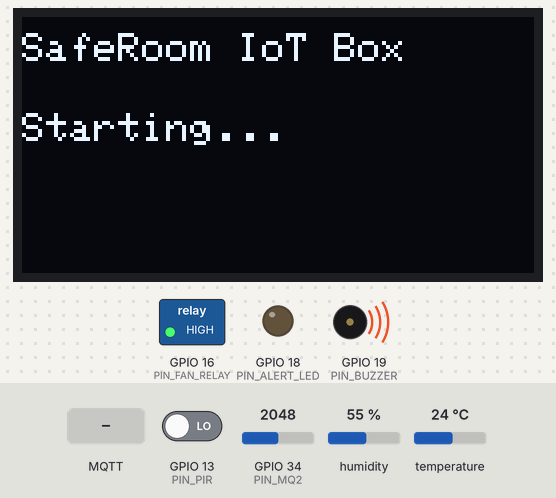
A program run on a simulated ESP32. On the bench: 128×64 one-colour display, switched loads named in the program (green lamp = pin HIGH), output pins drawn as LEDs (lit = HIGH), buzzer (waves = sounding, pin HIGH). Inputs (shaded band) come from the test bench; at power-on: GPIO 13 (PIN_PIR) LOW, GPIO 34 (PIN_MQ2) = 2048, humidity 55 %, temperature 24 °C (analog values on the 0–4095 scale). WiFi joins after 1.5 s; servers stay silent unless stated; the local clock reads 2024-03-15 10:24:30 at power-on unless the program sets it; no MQTT or app messages arrive unless stated; what the program prints to the serial monitor is not drawn.

Above: at 0.1 s.
At 2.7 s:
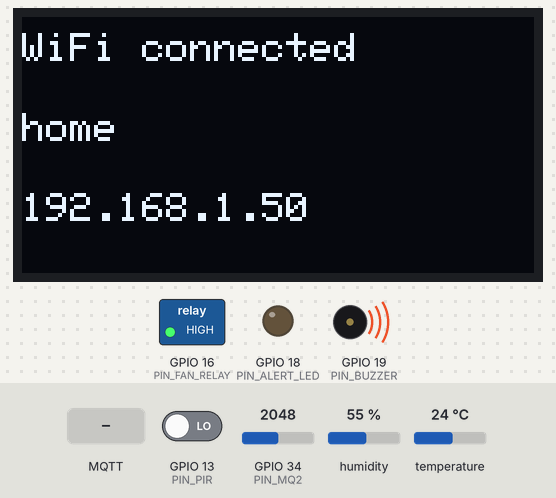
2.8 s: GPIO 13 (PIN_PIR) driven HIGH
7.5 s: MQTT message "fan" arrives on the first subscribed topic
9.0 s: MQTT message "1" arrives on the first subscribed topic
10.5 s: MQTT message "fan" arrives on the second subscribed topic
Timing chart, 0 to 13.0 s (numbered marks = the images above; inputs shaded):
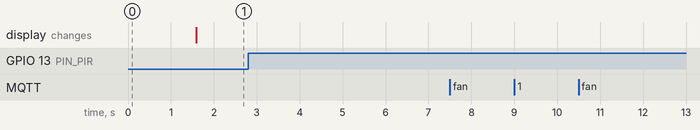

The program:

main.cpp
```cpp
#include <Arduino.h>
#include <cstring>
#include <time.h>

#include "secrets.h"
#include "actuators/actuators.h"
#include "config.h"
#include "device_state.h"
#include "display/oled.h"
#include "features/gas_safety.h"
#include "features/telemetry.h"
#include "network/mqtt_service.h"
#include "network/wifi_setup.h"
#include "sensors/dht22_sensor.h"
#include "sensors/mq2_sensor.h"
#include "sensors/pir_sensor.h"

// ---------------------------------------------------------------------------
// Shared hardware and network modules used for the device lifetime.
// Pins come from config.h so modules do not hard-code the wiring.
// ---------------------------------------------------------------------------
Dht22Sensor dht22(PIN_DHT22);
Mq2Sensor mq2(PIN_MQ2);
PirSensor pir(PIN_PIR);
Actuators actuators(PIN_FAN_RELAY, PIN_ALERT_LED, PIN_BUZZER,
                    FAN_RELAY_ACTIVE_LOW, BUZZER_ACTIVE_LOW);
OledDisplay oled;
WifiSetup wifi;
MqttService mqtt;
GasSafety gasSafety(mq2, actuators, oled);
Telemetry telemetry(mqtt, DEVICE_ID);
DeviceState deviceState;

// ---------------------------------------------------------------------------
// Main-loop state uses millis() instead of long blocking delays.
// alertPending retains a gas event until MQTT accepts it.
// ---------------------------------------------------------------------------
uint32_t lastTelemetryMs = 0;
uint32_t lastAlertAttemptMs = 0;
uint16_t pendingAlertRaw = 0;
bool alertPending = false;
bool ntpStarted = false;
bool timeReady = false;
uint32_t lastNtpStatusLogMs = 0;
bool gasAlarmObserved = false;
bool previousGasAlarm = false;

/**
 * Starts SNTP after WiFi association and waits for a certificate-safe epoch.
 * Merely calling configTime() is not enough because synchronization is async.
 */
void updateNetworkTime(uint32_t nowMs) {
    if (!wifi.connected()) {
        ntpStarted = false;
        timeReady = false;
        return;
    }

    if (!ntpStarted) {
        configTime(0, 0, "pool.ntp.org", "time.google.com",
                   "time.cloudflare.com");
        ntpStarted = true;
        lastNtpStatusLogMs = nowMs;
        SAFEBOX_LOG_LN("[Time] NTP sync requested; MQTTS paused");
    }

    const time_t currentTime = time(nullptr);
    if (!timeReady
        && currentTime >= static_cast<time_t>(NTP_MIN_VALID_UNIX_TIME)) {
        timeReady = true;
        SAFEBOX_LOGF("[Time] NTP synchronized, epoch=%lld\n",
                     static_cast<long long>(currentTime));
    } else if (!timeReady
               && nowMs - lastNtpStatusLogMs >= NTP_STATUS_LOG_INTERVAL_MS) {
        lastNtpStatusLogMs = nowMs;
        SAFEBOX_LOG_LN("[Time] Waiting for valid NTP time; MQTTS paused");
    }
}

/**
 * Selects OLED content for the current network state.
 * OledDisplay ignores this screen while a gas warning has priority.
 */
void showNetworkStatus() {
    if (wifi.connected()) {
        oled.showStatus("WiFi connected", wifi.ssid(), wifi.ipAddress());
    } else if (wifi.portalActive()) {
        oled.showStatus("Safebox-AP", "PW: 12345678", "192.168.4.1");
    } else {
        oled.showStatus("WiFi offline", "Waiting...", "");
    }
}

/**
 * Applies a command already parsed by MqttService.
 * Only the fan is remotely controllable; the buzzer and alert LED are driven
 * exclusively by the local edge gas alarm. Unknown actuators are ignored.
 * Study map (CB-03): network callback -> actuator allow-list -> Actuators::setFan().
 */
void handleControl(const char* actuator, bool state) {
    // strcmp returns zero only for the one remotely allowed actuator name.
    if (strcmp(actuator, "fan") == 0) {
        // Pass the desired final state to the thread-safe hardware abstraction.
        actuators.setFan(state);
    } else {
        // Never route remote commands to buzzer/LED; GasSafety owns those outputs.
        SAFEBOX_LOGF("[Control] Unknown actuator: %s\n", actuator);
        return;
    }

    // This log proves firmware handled the command, but still is not fan RPM feedback.
    SAFEBOX_LOGF("[Control] %s=%s\n", actuator, state ? "ON" : "OFF");
}

/**
 * Applies a runtime gas threshold config received over MQTT. The edge safety
 * decision stays local; raising the alarm threshold lets the existing auto-clear
 * logic turn the buzzer/LED/OLED off once the gas drops below the new value.
 */
void handleGasConfig(uint16_t alarmThreshold, uint16_t clearThreshold) {
    gasSafety.updateThresholds(alarmThreshold, clearThreshold);
}

/**
 * Reads sensors and publishes a complete snapshot every two seconds.
 * Invalid DHT22 data is not published as fake zero values.
 */
void readSensorsAndPublish(uint32_t nowMs) {
    if (nowMs - lastTelemetryMs < SENSOR_TELEMETRY_INTERVAL_MS) return;
    lastTelemetryMs = nowMs;

    float temperature = NAN;
    float humidity = NAN;
    deviceState.sensors.dhtValid = dht22.read(temperature, humidity);
    if (deviceState.sensors.dhtValid) {
        deviceState.sensors.temperature = temperature;
        deviceState.sensors.humidity = humidity;
    }

    deviceState.sensors.gasRaw = gasSafety.gasRaw();
    deviceState.sensors.gasAlarmThreshold = gasSafety.alarmThreshold();
    deviceState.sensors.gasValid = gasSafety.stabilized();
    deviceState.sensors.motionDetected = pir.motionDetected();
    deviceState.actuators = actuators.snapshot();

    const bool published = telemetry.publish(deviceState);
    SAFEBOX_LOGF(
        "[Telemetry] temp=%.1f humidity=%.1f gasRaw=%u threshold=%u motion=%s buzzer=%s gasAlarm=%s mqtt=%s publish=%s\n",
        deviceState.sensors.temperature,
        deviceState.sensors.humidity,
        deviceState.sensors.gasRaw,
        deviceState.sensors.gasAlarmThreshold,
        deviceState.sensors.motionDetected ? "ON" : "OFF",
        deviceState.actuators.buzzerActive ? "ON" : "OFF",
        deviceState.actuators.gasAlarmActive ? "ON" : "OFF",
        mqtt.connected() ? "connected" : "offline",
        published ? "ok" : "failed");
}

/**
 * Takes gas events from the safety task and retries MQTT delivery.
 * MQTT failure cannot disable the already active local outputs.
 */
void publishPendingGasAlert(uint32_t nowMs) {
    uint16_t newAlertRaw = 0;
    if (gasSafety.takeNewAlert(newAlertRaw)) {
        pendingAlertRaw = newAlertRaw;
        alertPending = true;
    }

    if (!alertPending) return;
    if (lastAlertAttemptMs
        && nowMs - lastAlertAttemptMs < EDGE_ALERT_RETRY_MS) return;

    lastAlertAttemptMs = nowMs;
    if (telemetry.publishGasAlert(pendingAlertRaw, gasSafety.alarmThreshold())) {
        alertPending = false;
        SAFEBOX_LOG_LN("[Safety] Gas alert published");
    }
}

/**
 * Initializes safe outputs, sensors, local safety, WiFi, and MQTT.
 * Local safety starts before potentially slow network operations.
 */
void setup() {
    Serial.begin(115200);

    // Outputs are initialized first so the active-low relay and buzzer are OFF.
    actuators.begin();
    dht22.begin();
    mq2.begin();
    pir.begin();
    oled.begin(PIN_OLED_SDA, PIN_OLED_SCL, OLED_ADDRESS);

    // Local safety starts before any potentially slow WiFi/TLS operation.
    gasSafety.begin();

    wifi.begin(WIFI_AP_NAME, WIFI_AP_PASSWORD,
               WIFI_CONNECT_TIMEOUT_SECONDS);
    showNetworkStatus();

    mqtt.begin(DEVICE_ID, MQTT_BROKER_HOST, MQTT_BROKER_PORT,
               MQTT_USERNAME, MQTT_PASSWORD, MQTT_CA_CERT,
               handleControl, handleGasConfig);
}

/**
 * Updates OLED state, WiFi, MQTT, alerts, and telemetry.
 * GasSafety is the only module that reads the MQ2 ADC.
 */
void loop() {
    const uint32_t now = millis();

    const bool currentGasAlarm = gasSafety.alarmActive();
    if (!gasAlarmObserved || currentGasAlarm != previousGasAlarm) {
        gasAlarmObserved = true;
        previousGasAlarm = currentGasAlarm;
        if (!currentGasAlarm) showNetworkStatus();
    }

    wifi.update();
    if (wifi.takeConnectionChanged()) {
        showNetworkStatus();
    }

    updateNetworkTime(now);
    mqtt.update(wifi.connected() && timeReady);
    publishPendingGasAlert(now);
    readSensorsAndPublish(now);

    delay(2);
}
```

secrets.example.h
```cpp
/*
|--------------------------------------------------------------------------
| SafeRoom IoT Box - Firmware Secrets Template
|--------------------------------------------------------------------------
| Copy this file to `firmware/include/secrets.h` and fill in your values.
| `secrets.h` is ignored by git - never commit real credentials.
|
|   1. Router credentials are provisioned at runtime via the WiFiManager
|      captive portal (`Safebox-AP`, password `12345678`) and persisted to
|      NVS. The setup password lives in `src/config/settings.h`; it is not the
|      password of the router that the ESP32 will join.
|   2. MQTT connection uses MQTTS (TLS, port 8883) with username/password
|      auth and a CA certificate for broker verification.
|   3. DEVICE_ID must match the backend `.env` DEVICE_ID so the backend
|      and dashboard associate this device's telemetry correctly.
*/

#pragma once

// Unique device identifier (must match backend DEVICE_ID, e.g. safebox-01)
#define DEVICE_ID "safebox-01"

// EMQX Cloud Serverless broker (MQTTS over TLS, port 8883)
#define MQTT_BROKER_HOST "your-emqx-host.example.com"
#define MQTT_BROKER_PORT 8883

// EMQX basic authentication credentials
#define MQTT_USERNAME "replace-me"
#define MQTT_PASSWORD "replace-me"

// ---------------------------------------------------------------------------
// TLS CA certificate (PEM) for the EMQX broker.
// Obtain from the EMQX Cloud console -> Deployment -> TLS/SSL -> CA certificate.
// Keep the triple-quoted raw string intact, including BEGIN/END lines.
// ---------------------------------------------------------------------------
#define MQTT_CA_CERT \
    "-----BEGIN CERTIFICATE-----\n" \
    "REPLACE_WITH_YOUR_BROKER_CA_CERTIFICATE_PEM\n" \
    "-----END CERTIFICATE-----\n"

// Router SSID/password are intentionally absent: the captive portal writes
// them to ESP32 NVS and can replace them later without reflashing or rebooting.
```

actuators.cpp
```cpp
#include "actuators.h"

#include "../config.h"

// Stores output pins and module polarity settings.
Actuators::Actuators(uint8_t fanPin, uint8_t alertLedPin,
                     uint8_t buzzerPin, bool fanActiveLow, bool buzzerActiveLow)
    : _fanPin(fanPin),
      _alertLedPin(alertLedPin),
      _buzzerPin(buzzerPin),
      _fanActiveLow(fanActiveLow),
      _buzzerActiveLow(buzzerActiveLow) {}

// Configures all output pins and applies safe startup states.
void Actuators::begin() {
    // Preload safe levels before enabling output mode to avoid a LOW startup
    // pulse on the active-low relay and buzzer.
    writeOutput(_fanPin, false, _fanActiveLow);
    writeOutput(_alertLedPin, false, false);
    writeOutput(_buzzerPin, false, _buzzerActiveLow);

    pinMode(_fanPin, OUTPUT);
    pinMode(_alertLedPin, OUTPUT);
    pinMode(_buzzerPin, OUTPUT);

    // Apply safe OFF levels immediately. This prevents active-low modules from
    // turning on merely because the ESP32 has just booted.
    portENTER_CRITICAL(&_mux);
    applyLocked();
    portEXIT_CRITICAL(&_mux);
}

// Study map (CB-03): logical fan state is protected by the same spinlock used by
// the safety task, then applyLocked() maps it to the configured relay polarity.
// Applies the website fan command to the relay.
void Actuators::setFan(bool on) {
    // GasSafety runs in another FreeRTOS task, so protect the shared snapshot/output state.
    portENTER_CRITICAL(&_mux);
    // Store logical intent; do not expose active-low electrical details to callers.
    _fanOn = on;
    // Re-apply all outputs consistently while the lock is held.
    applyLocked();
    portEXIT_CRITICAL(&_mux);
}

// Enables or clears the local buzzer and red LED override.
void Actuators::setGasAlarm(bool active) {
    portENTER_CRITICAL(&_mux);
    _gasAlarm = active;
    applyLocked();
    portEXIT_CRITICAL(&_mux);
}

// Returns final output states after remote and safety requests are combined.
ActuatorState Actuators::snapshot() const {
    ActuatorState state;
    portENTER_CRITICAL(&_mux);
    state.fanOn = _fanOn;
    state.buzzerActive = _gasAlarm;
    state.alertLedActive = _gasAlarm;
    state.gasAlarmActive = _gasAlarm;
    portEXIT_CRITICAL(&_mux);
    return state;
}

// Maps logical ON/OFF to active-high or active-low GPIO levels.
void Actuators::writeOutput(uint8_t pin, bool on, bool activeLow) {
    // active-low ON -> LOW, active-low OFF -> HIGH; active-high does the opposite.
    digitalWrite(pin, (on != activeLow) ? HIGH : LOW);
}

// Writes all stored states while the caller holds the spinlock.
void Actuators::applyLocked() {
    writeOutput(_fanPin, _fanOn, _fanActiveLow);
    writeOutput(_buzzerPin, _gasAlarm, _buzzerActiveLow);
    writeOutput(_alertLedPin, _gasAlarm, false);
}
```

actuators.h
```cpp
#pragma once

#include <Arduino.h>

#include "../device_state.h"

/**
 * Controls the fan relay, alert LED, and buzzer GPIOs.
 * The buzzer and alert LED follow only the local gas safety alarm.
 */
class Actuators {
public:
    /** Stores GPIO pins and active-low settings from config.h. */
    Actuators(uint8_t fanPin, uint8_t alertLedPin,
              uint8_t buzzerPin, bool fanActiveLow, bool buzzerActiveLow);

    /** Configures output pins and immediately applies safe OFF states. */
    void begin();

    /** Applies a remote fan command with the correct relay polarity. */
    void setFan(bool on);

    /** Enables or clears the local gas alarm override. */
    void setGasAlarm(bool active);

    /** Returns the final physical output states for telemetry. */
    ActuatorState snapshot() const;

private:
    /** Converts logical ON/OFF into the correct GPIO level. */
    static void writeOutput(uint8_t pin, bool on, bool activeLow);

    /** Writes stored states to GPIO; the caller must hold the spinlock. */
    void applyLocked();

    uint8_t _fanPin;
    uint8_t _alertLedPin;
    uint8_t _buzzerPin;
    bool _fanActiveLow;
    bool _buzzerActiveLow;

    mutable portMUX_TYPE _mux = portMUX_INITIALIZER_UNLOCKED; // Protects loop/task access.
    bool _fanOn = false;                // Remote fan request.
    bool _gasAlarm = false;             // Local safety override.
};
```

device_state.h
```cpp
#pragma once

#include <Arduino.h>
#include <math.h>

/** Stores one snapshot of all sensor values. */
struct SensorState {
    float temperature = NAN;       // DHT22 temperature in degrees Celsius.
    float humidity = NAN;          // DHT22 relative humidity percentage.
    uint16_t gasRaw = 0;           // Raw MQ2 ADC value from 0 to 4095.
    uint16_t gasAlarmThreshold = 0; // Live edge alarm threshold currently in force.
    bool gasValid = false;         // True after the first MQ2 sample.
    bool motionDetected = false;   // Current PIR HIGH/LOW state.
    bool dhtValid = false;         // True when both DHT22 values are valid.
};

/** Stores the physical states applied to output devices. */
struct ActuatorState {
    bool fanOn = false;             // Current fan relay state.
    bool buzzerActive = false;      // Current physical buzzer state.
    bool alertLedActive = false;    // Current physical red LED state.
    bool gasAlarmActive = false;    // True while the local MQ2 safety override is active.
};

/** Combines sensor and actuator data for one telemetry message. */
struct DeviceState {
    SensorState sensors;
    ActuatorState actuators;
};
```

oled.cpp
```cpp
#include "oled.h"

#include <Wire.h>

// Creates a 128x64 I2C display driver without a reset pin.
OledDisplay::OledDisplay() : _display(128, 64, &Wire, -1) {}

// Creates the mutex and initializes I2C and the OLED.
bool OledDisplay::begin(uint8_t sdaPin, uint8_t sclPin, uint8_t address) {
    _mutex = xSemaphoreCreateMutex();
    Wire.begin(sdaPin, sclPin);
    _ready = _mutex && _display.begin(SSD1306_SWITCHCAPVCC, address);
    if (_ready) showStatus("SafeRoom IoT Box", "Starting...");
    return _ready;
}

// Draws normal status only when no gas warning has priority.
void OledDisplay::showStatus(const String& line1, const String& line2,
                             const String& line3) {
    if (!lock()) return;
    if (!_gasWarning) drawLines(line1, line2, line3);
    unlock();
}

// Gives gas warning priority and displays its ADC value and limit.
void OledDisplay::showGasWarning(uint16_t gasRaw, uint16_t threshold) {
    if (!lock()) return;
    _gasWarning = true;
    drawLines("WARNING: GAS", "ADC: " + String(gasRaw),
              "Limit: " + String(threshold));
    unlock();
}

// Releases gas priority so main.cpp can restore network status.
void OledDisplay::clearGasWarning() {
    if (!lock()) return;
    _gasWarning = false;
    drawLines("Gas level normal", "Returning...", "");
    unlock();
}

// Waits up to 50 ms for safe OLED access.
bool OledDisplay::lock() {
    return _ready && _mutex && xSemaphoreTake(_mutex, pdMS_TO_TICKS(50)) == pdTRUE;
}

// Releases OLED access after drawing.
void OledDisplay::unlock() {
    xSemaphoreGive(_mutex);
}

// Clears and writes three text lines to the physical display.
void OledDisplay::drawLines(const String& line1, const String& line2,
                            const String& line3) {
    _display.clearDisplay();
    _display.setTextColor(SSD1306_WHITE);
    _display.setTextSize(1);
    _display.setCursor(0, 4);
    _display.println(line1);
    _display.setCursor(0, 24);
    _display.println(line2);
    _display.setCursor(0, 44);
    _display.println(line3);
    _display.display();
}
```

dht22_sensor.cpp
```cpp
#include "dht22_sensor.h"

// Creates a DHT22 driver on the selected GPIO.
Dht22Sensor::Dht22Sensor(uint8_t pin) : _dht(pin, DHT22) {}

// Starts the library without taking a measurement.
void Dht22Sensor::begin() {
    _dht.begin();
}

// Reads both values and treats NaN as a failed sample.
bool Dht22Sensor::read(float& temperature, float& humidity) {
    temperature = _dht.readTemperature();
    humidity = _dht.readHumidity();
    return !isnan(temperature) && !isnan(humidity);
}
```

Source omitted: oled.h (1276 bytes), gas_safety.cpp (5973 bytes), gas_safety.h (2994 bytes), telemetry.cpp (3864 bytes), telemetry.h (1545 bytes), mqtt_service.cpp (5714 bytes), mqtt_service.h (2229 bytes), wifi_setup.cpp (2487 bytes), wifi_setup.h (1287 bytes), dht22_sensor.h (538 bytes), mq2_sensor.cpp (482 bytes), mq2_sensor.h (440 bytes) and 3 more

Measured:
- after the input at 2.8 s, every drawn part: stays the same
- after the input at 7.5 s, every drawn part: stays the same
- after the input at 9.0 s, every drawn part: stays the same
- after the input at 10.5 s, every drawn part: stays the same
